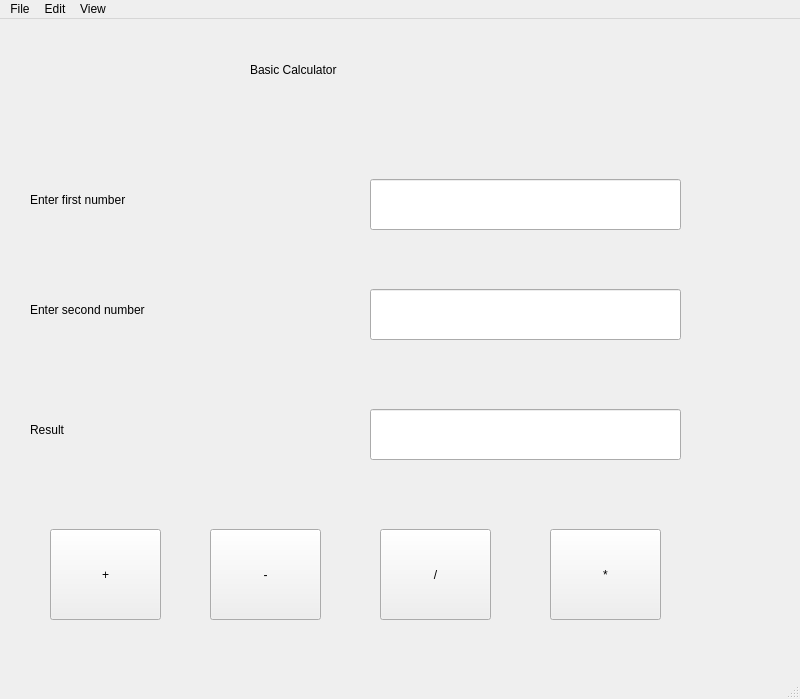
<?xml version="1.0" encoding="UTF-8"?>
<ui version="4.0">
 <class>MainWindow</class>
 <widget class="QMainWindow" name="MainWindow">
  <property name="geometry">
   <rect>
    <x>0</x>
    <y>0</y>
    <width>800</width>
    <height>699</height>
   </rect>
  </property>
  <property name="windowTitle">
   <string>MainWindow</string>
  </property>
  <widget class="QWidget" name="centralwidget">
   <widget class="QLabel" name="label_2">
    <property name="geometry">
     <rect>
      <x>30</x>
      <y>160</y>
      <width>271</width>
      <height>41</height>
     </rect>
    </property>
    <property name="styleSheet">
     <string notr="true">font: 18pt &quot;MS Shell Dlg 2&quot;;</string>
    </property>
    <property name="text">
     <string>Enter first number</string>
    </property>
   </widget>
   <widget class="QLineEdit" name="lineEdit">
    <property name="geometry">
     <rect>
      <x>370</x>
      <y>160</y>
      <width>311</width>
      <height>51</height>
     </rect>
    </property>
    <property name="styleSheet">
     <string notr="true">font: 18pt &quot;MS Shell Dlg 2&quot;;</string>
    </property>
   </widget>
   <widget class="QLineEdit" name="lineEdit_2">
    <property name="geometry">
     <rect>
      <x>370</x>
      <y>270</y>
      <width>311</width>
      <height>51</height>
     </rect>
    </property>
    <property name="styleSheet">
     <string notr="true">font: 18pt &quot;MS Shell Dlg 2&quot;;</string>
    </property>
   </widget>
   <widget class="QLabel" name="label_3">
    <property name="geometry">
     <rect>
      <x>30</x>
      <y>270</y>
      <width>301</width>
      <height>41</height>
     </rect>
    </property>
    <property name="styleSheet">
     <string notr="true">font: 18pt &quot;MS Shell Dlg 2&quot;;</string>
    </property>
    <property name="text">
     <string>Enter second number</string>
    </property>
   </widget>
   <widget class="QLineEdit" name="lineEdit_3">
    <property name="geometry">
     <rect>
      <x>370</x>
      <y>390</y>
      <width>311</width>
      <height>51</height>
     </rect>
    </property>
    <property name="styleSheet">
     <string notr="true">font: 18pt &quot;MS Shell Dlg 2&quot;;</string>
    </property>
   </widget>
   <widget class="QLabel" name="label_4">
    <property name="geometry">
     <rect>
      <x>30</x>
      <y>390</y>
      <width>271</width>
      <height>41</height>
     </rect>
    </property>
    <property name="styleSheet">
     <string notr="true">font: 18pt &quot;MS Shell Dlg 2&quot;;</string>
    </property>
    <property name="text">
     <string>Result</string>
    </property>
   </widget>
   <widget class="QPushButton" name="pushButton">
    <property name="geometry">
     <rect>
      <x>50</x>
      <y>510</y>
      <width>111</width>
      <height>91</height>
     </rect>
    </property>
    <property name="styleSheet">
     <string notr="true">font: 36pt &quot;MS Shell Dlg 2&quot;;</string>
    </property>
    <property name="text">
     <string>+</string>
    </property>
   </widget>
   <widget class="QPushButton" name="pushButton_2">
    <property name="geometry">
     <rect>
      <x>210</x>
      <y>510</y>
      <width>111</width>
      <height>91</height>
     </rect>
    </property>
    <property name="styleSheet">
     <string notr="true">font: 36pt &quot;MS Shell Dlg 2&quot;;</string>
    </property>
    <property name="text">
     <string>-</string>
    </property>
   </widget>
   <widget class="QPushButton" name="pushButton_3">
    <property name="geometry">
     <rect>
      <x>380</x>
      <y>510</y>
      <width>111</width>
      <height>91</height>
     </rect>
    </property>
    <property name="styleSheet">
     <string notr="true">font: 36pt &quot;MS Shell Dlg 2&quot;;</string>
    </property>
    <property name="text">
     <string>/</string>
    </property>
   </widget>
   <widget class="QPushButton" name="pushButton_4">
    <property name="geometry">
     <rect>
      <x>550</x>
      <y>510</y>
      <width>111</width>
      <height>91</height>
     </rect>
    </property>
    <property name="styleSheet">
     <string notr="true">font: 36pt &quot;MS Shell Dlg 2&quot;;</string>
    </property>
    <property name="text">
     <string>*</string>
    </property>
   </widget>
   <widget class="QLabel" name="label">
    <property name="geometry">
     <rect>
      <x>250</x>
      <y>20</y>
      <width>391</width>
      <height>61</height>
     </rect>
    </property>
    <property name="styleSheet">
     <string notr="true">font: 26pt &quot;MS Shell Dlg 2&quot;;</string>
    </property>
    <property name="text">
     <string>Basic Calculator</string>
    </property>
   </widget>
  </widget>
  <widget class="QMenuBar" name="menubar">
   <property name="geometry">
    <rect>
     <x>0</x>
     <y>0</y>
     <width>800</width>
     <height>26</height>
    </rect>
   </property>
   <widget class="QMenu" name="menuFile">
    <property name="title">
     <string>File</string>
    </property>
    <addaction name="actionOpen"/>
    <addaction name="actionSave"/>
    <addaction name="actionSave_As"/>
    <addaction name="actionExit"/>
   </widget>
   <widget class="QMenu" name="menuEdit">
    <property name="title">
     <string>Edit</string>
    </property>
    <addaction name="actionCut"/>
    <addaction name="actionCopy"/>
    <addaction name="actionPaste"/>
   </widget>
   <widget class="QMenu" name="menuView">
    <property name="title">
     <string>View</string>
    </property>
    <addaction name="actionSettings"/>
    <addaction name="actionHelp"/>
   </widget>
   <addaction name="menuFile"/>
   <addaction name="menuEdit"/>
   <addaction name="menuView"/>
  </widget>
  <widget class="QStatusBar" name="statusbar"/>
  <action name="actionOpen">
   <property name="text">
    <string>Open</string>
   </property>
  </action>
  <action name="actionSave">
   <property name="text">
    <string>Save</string>
   </property>
  </action>
  <action name="actionSave_As">
   <property name="text">
    <string>Save As</string>
   </property>
  </action>
  <action name="actionExit">
   <property name="text">
    <string>Exit</string>
   </property>
  </action>
  <action name="actionCut">
   <property name="text">
    <string>Cut</string>
   </property>
  </action>
  <action name="actionCopy">
   <property name="text">
    <string>Copy</string>
   </property>
  </action>
  <action name="actionPaste">
   <property name="text">
    <string>Paste</string>
   </property>
  </action>
  <action name="actionSettings">
   <property name="text">
    <string>Settings</string>
   </property>
  </action>
  <action name="actionHelp">
   <property name="text">
    <string>Help</string>
   </property>
  </action>
 </widget>
 <resources/>
 <connections/>
</ui>
